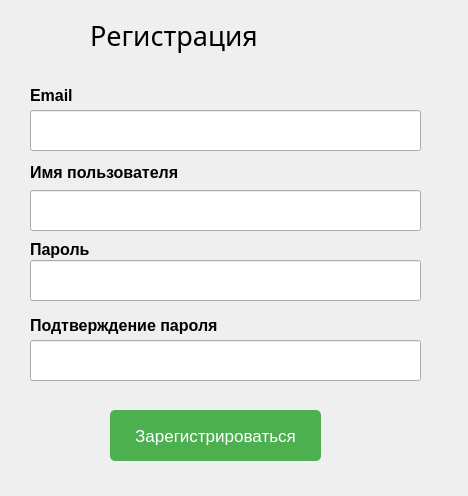
<?xml version="1.0" encoding="UTF-8"?>
<ui version="4.0">
 <class>Dialog</class>
 <widget class="QDialog" name="Dialog">
  <property name="geometry">
   <rect>
    <x>0</x>
    <y>0</y>
    <width>468</width>
    <height>496</height>
   </rect>
  </property>
  <property name="windowTitle">
   <string>Dialog</string>
  </property>
  <property name="styleSheet">
   <string notr="true">#lineEdit {
    background-color: #F0F0F0; /* Цвет фона */
    border: 1px solid #CCCCCC; /* Граница */
    border-radius: 8px; /* Закругление углов */
    padding: 8px; /* Отступ внутри виджета */
    color: #333333; /* Цвет текста */
    font-size: 14px; /* Размер шрифта */
    font-family: Arial, sans-serif; /* Шрифт */
}

#lineEdit:focus {
    background-color: #FFFFFF; /* Цвет фона при фокусе */
    border: 1px solid #4D90FE; /* Граница при фокусе */
    box-shadow: 0px 0px 5px rgba(77, 144, 254, 0.5); /* Тень при фокусе */
}</string>
  </property>
  <property name="sizeGripEnabled">
   <bool>false</bool>
  </property>
  <widget class="QLabel" name="registrations_label">
   <property name="geometry">
    <rect>
     <x>90</x>
     <y>10</y>
     <width>341</width>
     <height>51</height>
    </rect>
   </property>
   <property name="font">
    <font>
     <family>Arial Black</family>
     <pointsize>20</pointsize>
     <italic>false</italic>
     <fontweight></fontweight>
    </font>
   </property>
   <property name="styleSheet">
    <string notr="true">font: 20pt &quot;MS Shell Dlg 2&quot;;
font: 87 20pt &quot;Arial Black&quot;;</string>
   </property>
   <property name="text">
    <string>Регистрация</string>
   </property>
   <property name="scaledContents">
    <bool>false</bool>
   </property>
  </widget>
  <widget class="QLineEdit" name="email_input">
   <property name="geometry">
    <rect>
     <x>30</x>
     <y>110</y>
     <width>391</width>
     <height>41</height>
    </rect>
   </property>
   <property name="font">
    <font>
     <pointsize>12</pointsize>
    </font>
   </property>
   <property name="text">
    <string/>
   </property>
  </widget>
  <widget class="QLineEdit" name="password_input">
   <property name="geometry">
    <rect>
     <x>30</x>
     <y>260</y>
     <width>391</width>
     <height>41</height>
    </rect>
   </property>
  </widget>
  <widget class="QWidget" name="layoutWidget">
   <property name="geometry">
    <rect>
     <x>30</x>
     <y>60</y>
     <width>225</width>
     <height>301</height>
    </rect>
   </property>
   <layout class="QVBoxLayout" name="verticalLayout_2">
    <item>
     <widget class="QLabel" name="email_label">
      <property name="font">
       <font>
        <pointsize>12</pointsize>
        <bold>true</bold>
       </font>
      </property>
      <property name="text">
       <string>Email</string>
      </property>
     </widget>
    </item>
    <item>
     <widget class="QLabel" name="username_label">
      <property name="font">
       <font>
        <pointsize>12</pointsize>
        <bold>true</bold>
       </font>
      </property>
      <property name="text">
       <string>Имя пользователя</string>
      </property>
     </widget>
    </item>
    <item>
     <widget class="QLabel" name="password_label">
      <property name="font">
       <font>
        <pointsize>12</pointsize>
        <bold>true</bold>
       </font>
      </property>
      <property name="text">
       <string>Пароль</string>
      </property>
     </widget>
    </item>
    <item>
     <widget class="QLabel" name="confirm_password_label">
      <property name="font">
       <font>
        <pointsize>12</pointsize>
        <bold>true</bold>
       </font>
      </property>
      <property name="text">
       <string>Подтверждение пароля</string>
      </property>
     </widget>
    </item>
   </layout>
  </widget>
  <widget class="QLineEdit" name="username_input">
   <property name="geometry">
    <rect>
     <x>30</x>
     <y>190</y>
     <width>391</width>
     <height>41</height>
    </rect>
   </property>
   <property name="font">
    <font>
     <pointsize>12</pointsize>
    </font>
   </property>
   <property name="text">
    <string/>
   </property>
  </widget>
  <widget class="QPushButton" name="register_button">
   <property name="geometry">
    <rect>
     <x>110</x>
     <y>410</y>
     <width>211</width>
     <height>51</height>
    </rect>
   </property>
   <property name="font">
    <font>
     <pointsize>13</pointsize>
    </font>
   </property>
   <property name="styleSheet">
    <string notr="true">QPushButton#register_button {
    background-color: #4CAF50; /* Green */
    color: #ffffff; /* White */
    padding: 16px 20px;
    border: none;
    border-radius: 5px;
}

QPushButton#register_button:hover {
    background-color: #3e8e41; /* Darker green on hover */
}

QPushButton#register_button:pressed {
    background-color: #4CAF50; /* Green on press */
    border-style: inset;
}</string>
   </property>
   <property name="text">
    <string>Зарегистрироваться</string>
   </property>
  </widget>
  <widget class="QLineEdit" name="confirm_password_input">
   <property name="geometry">
    <rect>
     <x>30</x>
     <y>340</y>
     <width>391</width>
     <height>41</height>
    </rect>
   </property>
  </widget>
  <zorder>registrations_label</zorder>
  <zorder>layoutWidget</zorder>
  <zorder>register_button</zorder>
  <zorder>confirm_password_input</zorder>
  <zorder>password_input</zorder>
  <zorder>username_input</zorder>
  <zorder>email_input</zorder>
 </widget>
 <resources/>
 <connections/>
</ui>
